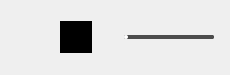
        <widget class="QWidget" name="BWrightWidget" native="true">
         <property name="sizePolicy">
          <sizepolicy hsizetype="Expanding" vsizetype="Fixed">
           <horstretch>0</horstretch>
           <verstretch>0</verstretch>
          </sizepolicy>
         </property>
         <property name="minimumSize">
          <size>
           <width>230</width>
           <height>75</height>
          </size>
         </property>
         <property name="maximumSize">
          <size>
           <width>16777215</width>
           <height>75</height>
          </size>
         </property>
         <property name="layoutDirection">
          <enum>Qt::LayoutDirection::LeftToRight</enum>
         </property>
         <layout class="QHBoxLayout" name="horizontalLayout_5">
          <property name="spacing">
           <number>0</number>
          </property>
          <property name="leftMargin">
           <number>8</number>
          </property>
          <property name="topMargin">
           <number>0</number>
          </property>
          <property name="rightMargin">
           <number>16</number>
          </property>
          <property name="bottomMargin">
           <number>0</number>
          </property>
          <item>
           <spacer name="horizontalSpacer_5">
            <property name="orientation">
             <enum>Qt::Orientation::Horizontal</enum>
            </property>
            <property name="sizeHint" stdset="0">
             <size>
              <width>40</width>
              <height>20</height>
             </size>
            </property>
           </spacer>
          </item>
          <item>
           <widget class="RoundButton" name="queueButton">
            <property name="enabled">
             <bool>true</bool>
            </property>
            <property name="sizePolicy">
             <sizepolicy hsizetype="Fixed" vsizetype="Fixed">
              <horstretch>0</horstretch>
              <verstretch>0</verstretch>
             </sizepolicy>
            </property>
            <property name="minimumSize">
             <size>
              <width>32</width>
              <height>32</height>
             </size>
            </property>
            <property name="maximumSize">
             <size>
              <width>32</width>
              <height>32</height>
             </size>
            </property>
            <property name="font">
             <font>
              <pointsize>10</pointsize>
              <fontweight>DemiBold</fontweight>
             </font>
            </property>
            <property name="cursor">
             <cursorShape>PointingHandCursor</cursorShape>
            </property>
            <property name="toolTip">
             <string/>
            </property>
            <property name="statusTip">
             <string/>
            </property>
            <property name="whatsThis">
             <string/>
            </property>
            <property name="accessibleName">
             <string/>
            </property>
            <property name="accessibleDescription">
             <string/>
            </property>
            <property name="styleSheet">
             <string notr="true">QPushButton {
	background-color: trasnparent;
	border-radius: 0px;
}

QPushButton:hover {
    icon: url(:/assets/buttons/queue_hover.png);
}

QPushButton:pressed  {
    icon: url(:/assets/buttons/queue_pressed.png);
}

QPushButton:checked  {
    icon: url(:/assets/buttons/queue_clicked.png);
}</string>
            </property>
            <property name="text">
             <string/>
            </property>
            <property name="icon">
             <iconset resource="resources.qrc">
              <normaloff>:/assets/buttons/queue.png</normaloff>:/assets/buttons/queue.png</iconset>
            </property>
            <property name="iconSize">
             <size>
              <width>32</width>
              <height>32</height>
             </size>
            </property>
            <property name="checkable">
             <bool>true</bool>
            </property>
           </widget>
          </item>
          <item>
           <widget class="VolumeButton" name="volumeButton">
            <property name="enabled">
             <bool>true</bool>
            </property>
            <property name="sizePolicy">
             <sizepolicy hsizetype="Fixed" vsizetype="Fixed">
              <horstretch>0</horstretch>
              <verstretch>0</verstretch>
             </sizepolicy>
            </property>
            <property name="minimumSize">
             <size>
              <width>32</width>
              <height>32</height>
             </size>
            </property>
            <property name="maximumSize">
             <size>
              <width>32</width>
              <height>32</height>
             </size>
            </property>
            <property name="font">
             <font>
              <pointsize>10</pointsize>
              <fontweight>DemiBold</fontweight>
             </font>
            </property>
            <property name="cursor">
             <cursorShape>PointingHandCursor</cursorShape>
            </property>
            <property name="toolTip">
             <string/>
            </property>
            <property name="statusTip">
             <string/>
            </property>
            <property name="whatsThis">
             <string/>
            </property>
            <property name="accessibleName">
             <string/>
            </property>
            <property name="accessibleDescription">
             <string/>
            </property>
            <property name="styleSheet">
             <string notr="true">QPushButton {
	background-color: transparent;
	border-radius: 0px;
}
QPushButton:hover {
    icon: url(:/assets/buttons/volumeLow_hover.png);
}
QPushButton:pressed  {
    icon: url(:/assets/buttons/volumeLow_pressed.png);
}
QPushButton:checked  {
    icon: url(:/assets/buttons/volumeMute.png);
}
QPushButton:checked:hover  {
    icon: url(:/assets/buttons/volumeMute_hover.png);
}
QPushButton:checked:pressed  {
    icon: url(:/assets/buttons/volumeMute_pressed.png);
}</string>
            </property>
            <property name="text">
             <string/>
            </property>
            <property name="icon">
             <iconset resource="resources.qrc">
              <normaloff>:/assets/buttons/volumeLow.png</normaloff>:/assets/buttons/volumeLow.png</iconset>
            </property>
            <property name="iconSize">
             <size>
              <width>32</width>
              <height>32</height>
             </size>
            </property>
            <property name="checkable">
             <bool>true</bool>
            </property>
           </widget>
          </item>
          <item>
           <widget class="HoverSlider" name="volumeSlider">
            <property name="enabled">
             <bool>true</bool>
            </property>
            <property name="sizePolicy">
             <sizepolicy hsizetype="Fixed" vsizetype="Fixed">
              <horstretch>0</horstretch>
              <verstretch>0</verstretch>
             </sizepolicy>
            </property>
            <property name="minimumSize">
             <size>
              <width>90</width>
              <height>17</height>
             </size>
            </property>
            <property name="maximumSize">
             <size>
              <width>90</width>
              <height>17</height>
             </size>
            </property>
            <property name="styleSheet">
             <string notr="true">QSlider {
	background-color: transparent;
}

QSlider::groove:horizontal {
                background: rgb(76, 76, 76); /* Grey for the background */
                height: 4px; /* Thickness of the slider */
                border-radius: 2px; /* Rounded edges */
                }

                QSlider::add-page:horizontal  {
                background: rgb(76, 76, 76);
                        height: 4px; /* Thickness of the slider */
                border-radius: 2px; /* Rounded edges */
                }

                QSlider::sub-page:horizontal  {
                background: rgb(255, 255, 255);
                        height: 4px; /* Thickness of the slider */
                border-radius: 2px; /* Rounded edges */
                }

                QSlider::handle:horizontal  {
                background: transparent; 
                width: 12px;
                height: 6px;
                margin: -4px -3px;
                border-radius: 6px;
				}
				 QSlider::groove:horizontal:disabled {
                background: rgb(20, 20, 20); /* Grey for the background */
                }

                QSlider::add-page:horizontal:disabled  {
                background: rgb(20, 20, 20);
                }

                QSlider::sub-page:horizontal:disabled  {
                background: rgb(20, 20, 20);
                }

</string>
            </property>
            <property name="maximum">
             <number>100</number>
            </property>
            <property name="tracking">
             <bool>true</bool>
            </property>
            <property name="orientation">
             <enum>Qt::Orientation::Horizontal</enum>
            </property>
            <property name="invertedAppearance">
             <bool>false</bool>
            </property>
            <property name="invertedControls">
             <bool>false</bool>
            </property>
           </widget>
          </item>
         </layout>
        </widget>
